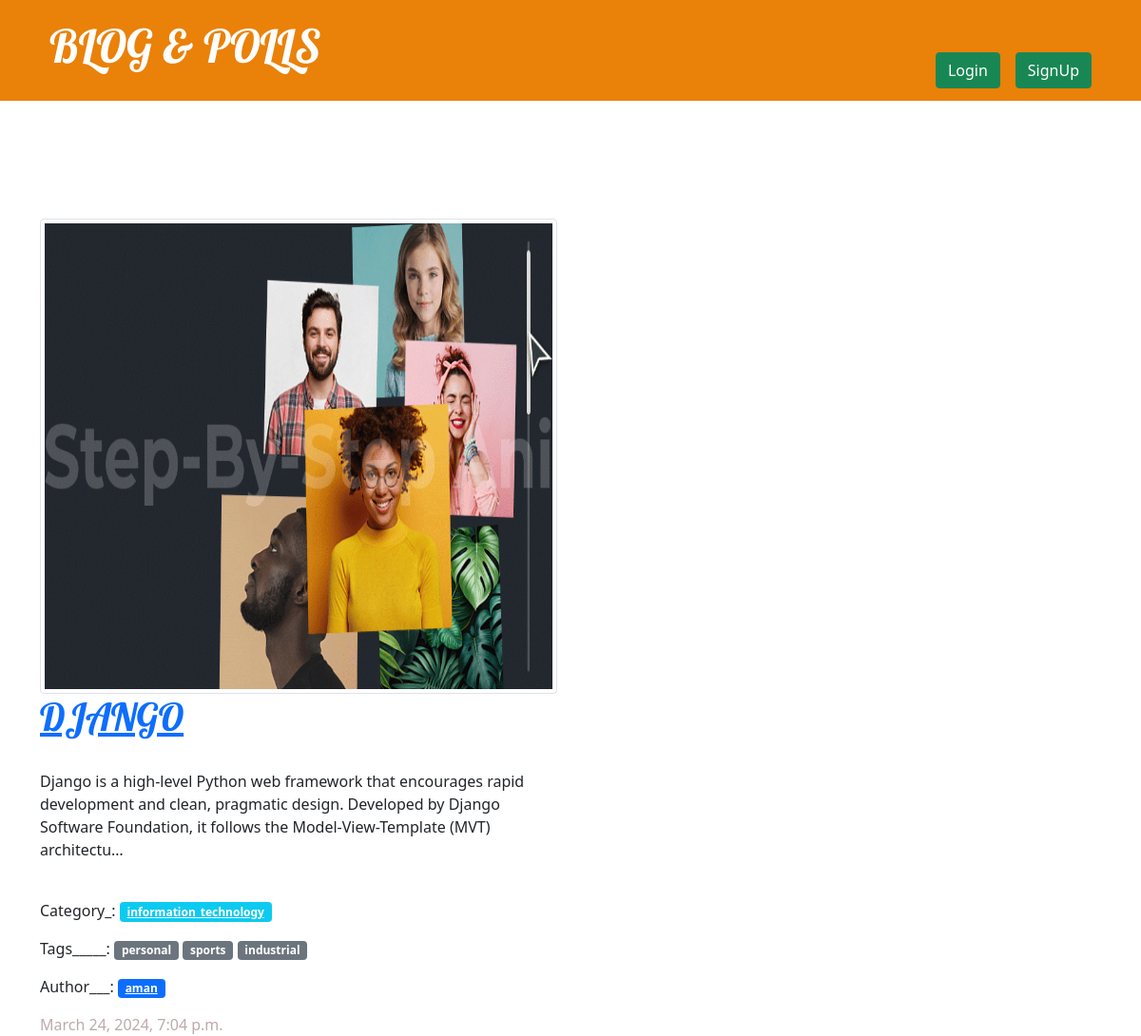
The page /author/10/ on the database its author committed.
### blog/models.py (models this page shows, shortened)
class Post(models.Model):
    author = models.ForeignKey(settings.AUTH_USER_MODEL, on_delete=models.CASCADE)
    title = models.CharField(max_length=200)
    text = models.TextField()
    created_date = models.DateTimeField(default=timezone.now)
    published_date = models.DateTimeField(blank=True, null=True)
    category = models.ForeignKey(Category, on_delete=models.CASCADE, null=True, blank=True, related_name='posts')
    tags = models.ManyToManyField(to=Tag, related_name="posts", blank=True)
    featured_image = models.ImageField(upload_to='post_images/', null=True, blank=True)
    slug = AutoSlugField(unique=True, populate_from='title')

class Category(models.Model):
    name = models.CharField(max_length=200)
    slug = AutoSlugField(unique=True, populate_from='name')

class Tag(models.Model):
    name=models.CharField(max_length=100)
    slug = AutoSlugField(unique=False, populate_from='name')

class CustomUser(AbstractUser):
    email = models.EmailField(unique=True)
    username = models.CharField(max_length=150, unique=True)
    first_name = models.CharField(max_length=150)
    last_name = models.CharField(max_length=150)
    published_date = models.DateTimeField(blank=True, null=True)
    profile_image = models.ImageField(upload_to='post_images', blank=True, null=True)
    USERNAME_FIELD = 'email'
    REQUIRED_FIELDS = ['username','first_name', 'last_name']
    def __str__(self):
        return self.username

### blog/views.py (the view)
# urls.py: path('author/<int:pk>/', views.author_posts, name='author_posts'),
def author_posts(request, pk):
    author = get_object_or_404(CustomUser, pk=pk)
    posts = Post.objects.filter(author=author, published_date__lte=timezone.now()).order_by('-published_date')
    return render(request, 'blog/post_list.html', {'author': author, 'posts': posts})

### blog/templates/blog/post_list.html (shortened to what this page needs)
{% extends 'blog/base.html' %}
{% block content %}
    <div class="row">
        {% for post in posts %}
            <div class="col-md-6"><br>
                    {% if post.featured_image %}
                    <div class="featured-image-thumbnail">
                        <img src="{{ post.featured_image.url }}" alt="{{ post.title }}" class="img-thumbnail " style="width: 700px; height: 500px;">
                    </div>
                    {% endif %}
                    <h1><a href="{% url 'post_detail' slug=post.slug %}">{{ post.title }}</a></h1><br>
                    <p>{{ post.text|truncatechars:200 }}</p><br>
                    {% if post.category %}
                        <p>Category_: <a href="{% url 'category_posts' category=post.category.slug %}"class="badge bg-info small">{{ post.category.name }}</a></p>
                    {% endif %}
                    {% if post.tags %}
                        <p>Tags_____:
                            {% for tag in post.tags.all %}
                                <a href="{% url 'tags_posts' tag=tag.slug %}" class="badge text-decoration-none bg-secondary">{{ tag.name }}</a>
                            {% endfor %}
                        </p>
                    {% endif %}
                    <p>Author___: <a href="{% url 'author_posts' pk=post.author.pk %}" class="badge bg-primary font-weight-bold">{{ post.author }}</a></p>
                    <time class="date">
                    {{ post.published_date }}
                    </time>
            </div>
        {% endfor %}
    </div>
{% endblock %}

### blog/static/css/blog.css (style rules this page uses)
h1, h2, h3, h4 { font-family: 'Lobster', cursive; }
.date { color: #bfaaaa; }
.featured-image-thumbnail { float: left; margin-right: 2px; }

### rows shown on the page
Post: featured_image (picture), title "DJANGO", text "Django is a high-level Python web framework that encourages rapid development and clean, pragmatic design. Developed by Django Software Foundation, it follows the Model-View-Template (MVT) architectu…", category.name "information_technology", author "aman", published_date "March 24, 2024, 7:04 p.m."
Tag: name "personal"
Tag: name "sports"
Tag: name "industrial"
